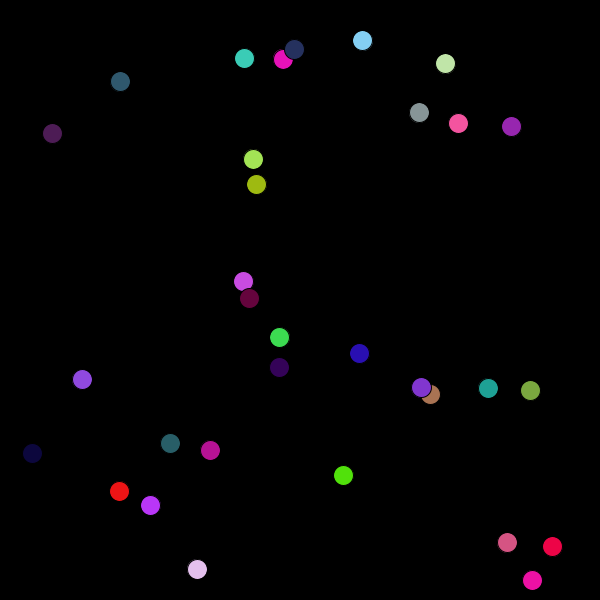
Frame 1 (no input)
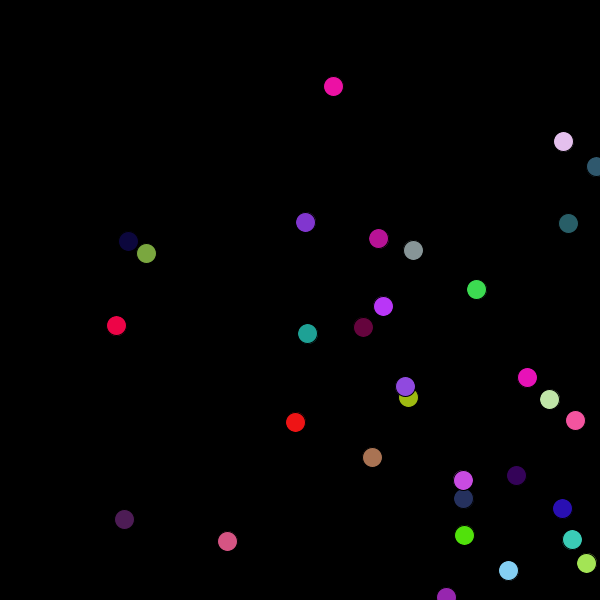
Frame 60 (the mouse pressed at the canvas centre just before this capture)
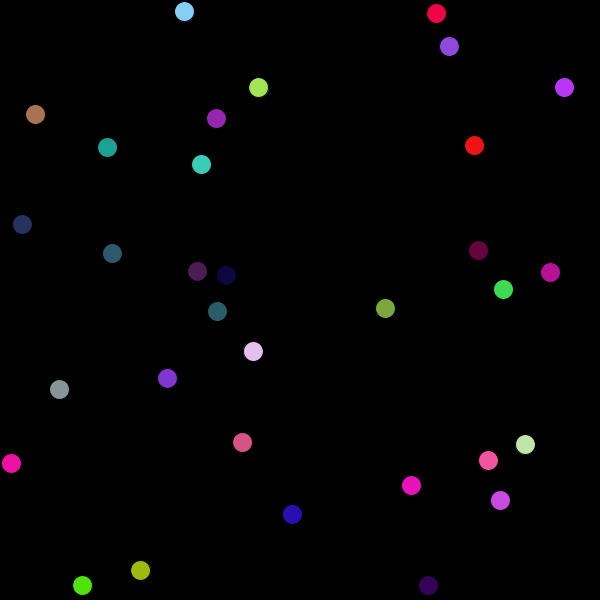
Frame 120 (the mouse held since frame 60 and released just before this capture)

The Processing sketch that drew these frames (run headless with seeded random() and noise(); from frame 60 on, the mouse is pressed at the canvas centre):

// Processing sketch: Chain_Reacts
// ── Chain_Reacts.pde
import java.util.ArrayList;
ArrayList<Ball> balls;

void setup() {
  background(0.0);
  size(600,600);
  balls = new ArrayList<Ball>();//List of Ball instances
  int numBalls = (int) random(25,36);
  for (int i = 0; i < numBalls; i++) {
   balls.add(new Ball()); //instantiate Balls
  }
}

void draw() {
  background(0.0);
  for (int i = balls.size()-1; i >= 0; i--) {//talks to each Ball
   Ball current = balls.get(i);
   if (current.state == 3) {balls.remove(i); continue;} //Remove Ball if dead
   current.change(); //tell Ball to change
   fill(current.c); //color the Ball
   ellipse(current.xpos,current.ypos,current.size,current.size);//create Ball image
   if (current.state == 0) {//If moving, check to see if touching other balls
     for (Ball other:balls) {
      if (other.state == 2 || other.state == 1) {//If touching a expanding/shrinking ball, expand
        if (current.touching(other)) current.state = 1;
      }
     }
   }
  }
}

void mouseClicked(){
 balls.add(new Ball(mouseX,mouseY)); //Add new ball
 balls.get(balls.size()-1).state = 1; //Set state to expanding
}

// ── Ball.pde
class Ball {
 final static int MOVING = 0;
 final static int GROWING = 1;
 final static int SHRINKING = 2;
 final static int DEAD = 3;
 
 final float CHANGE_FACTOR = .25;
 final float MAX_RADIUS = 50;
  
 color c;
 float xpos;
 float ypos;
 float xvel;
 float yvel;
 float size;
 int state;
 
 Ball() {//randomize every Ball property
   xvel = random(1,10);
   yvel = random(1,10);
   c = color((int) random(0,256),(int) random(0,256),(int) random(0,256));
   size = 20;
   xpos = random(size,600-size);
   ypos = random(size,600-size);
 }
 
 Ball(float mxpos, float mypos){
    this();
    size = 0;
    xpos = mxpos;
    ypos = mypos;
 }
 
 void move() {
   if (xpos > 600-size/2 || xpos < size/2) xvel = -xvel;//reverse direction if reach edge
   if (ypos > 600-size/2 || ypos < size/2) yvel = -yvel;
   xpos += xvel;//change pos based on velocity to simulate movement
   ypos += yvel;
 }
 
 void change() {//Changes based on state
   if (state == MOVING) move();
   else if (state == DEAD) return;
   else if (state == GROWING) size += CHANGE_FACTOR;
   else if (state == SHRINKING) size -= CHANGE_FACTOR;
   if (size < 0) state = DEAD;
   if (size > MAX_RADIUS) state = SHRINKING;
 }
 
 boolean touching(Ball other) {//Returns true if balls are touching
    return (Math.pow(Math.pow(other.xpos-xpos,2) + Math.pow(other.ypos-ypos,2),.5) <
            (other.size + size) / 2);
 }
}
